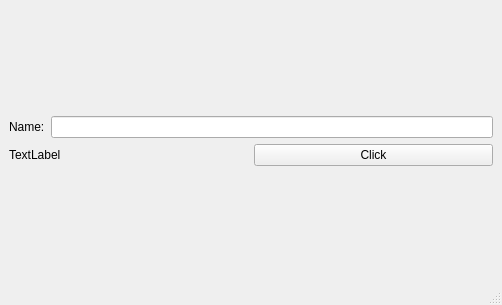
<?xml version="1.0" encoding="UTF-8"?>
<ui version="4.0">
 <class>MainWindow</class>
 <widget class="QMainWindow" name="MainWindow">
  <property name="geometry">
   <rect>
    <x>0</x>
    <y>0</y>
    <width>502</width>
    <height>305</height>
   </rect>
  </property>
  <property name="windowTitle">
   <string>Label</string>
  </property>
  <widget class="QWidget" name="centralwidget">
   <layout class="QVBoxLayout" name="verticalLayout_2">
    <item>
     <layout class="QVBoxLayout" name="verticalLayout">
      <item>
       <layout class="QHBoxLayout" name="horizontalLayout">
        <item>
         <widget class="QLabel" name="labelname">
          <property name="text">
           <string>Name:</string>
          </property>
         </widget>
        </item>
        <item>
         <widget class="QLineEdit" name="lineEdit"/>
        </item>
       </layout>
      </item>
      <item>
       <layout class="QHBoxLayout" name="horizontalLayout_2">
        <item>
         <widget class="QLabel" name="labelResult">
          <property name="text">
           <string>TextLabel</string>
          </property>
         </widget>
        </item>
        <item>
         <widget class="QPushButton" name="pushButton">
          <property name="text">
           <string>Click</string>
          </property>
         </widget>
        </item>
       </layout>
      </item>
     </layout>
    </item>
   </layout>
  </widget>
  <widget class="QMenuBar" name="menubar">
   <property name="geometry">
    <rect>
     <x>0</x>
     <y>0</y>
     <width>502</width>
     <height>21</height>
    </rect>
   </property>
  </widget>
  <widget class="QStatusBar" name="statusbar"/>
 </widget>
 <resources/>
 <connections/>
</ui>
